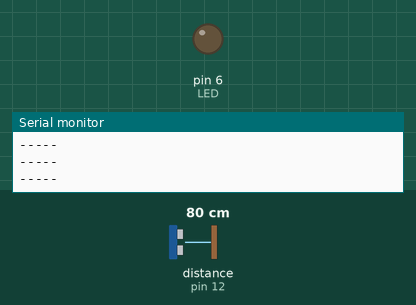
Simulated run of this sketch. Board: Arduino Uno, built with avr-gcc and run on an emulated ATmega328P. Shown: output pins drawn as LEDs (lit = HIGH), the last lines printed to the serial monitor. Wiring (inferred from the names in the program): ultrasonic range finder: trigger pin 13; echo pin 12. The inputs (shaded band) are chosen by the test bench; at power-on: distance to the obstacle (sensor on pin 12) 80 cm. The echo pulse lasts 58.3 µs per cm; pins used as bus, display or sensor lines are not drawn.

Above: at 1.3 s.
1.4 s: distance to the obstacle (sensor on pin 12) set to 18 cm
2.9 s: distance to the obstacle (sensor on pin 12) set to 14 cm
At 3.3 s:
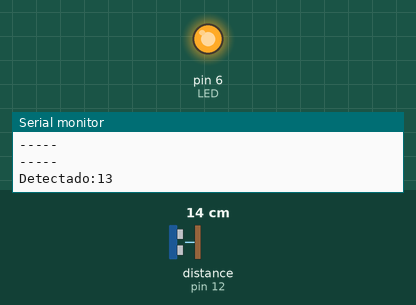
4.5 s: distance to the obstacle (sensor on pin 12) set to 35 cm
At 5.7 s:
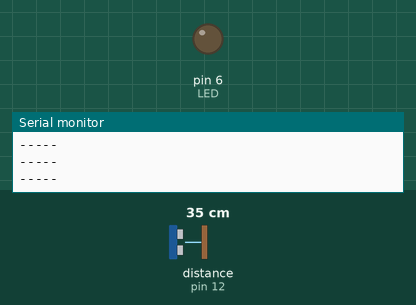
6.0 s: distance to the obstacle (sensor on pin 12) set to 2 cm
At 7.3 s:
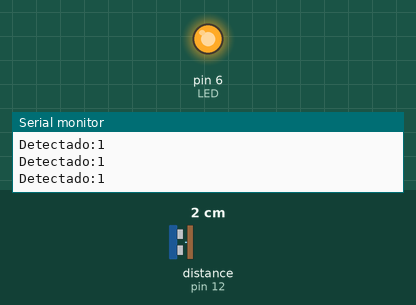
Timing chart, 0 to 8.5 s (numbered marks = the images above; inputs shaded):
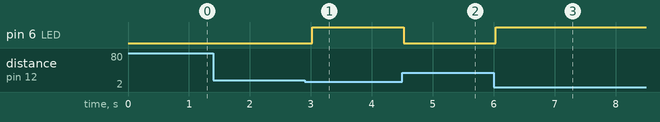

The sketch:

ultrasonico_Code.ino
```cpp
/* ULTRASONICO - DETECTAR PERSONA */

//********led ****
int LED = 6;   // Pin digital 5

// ************ SENSOR
// TRIG - signal de salida. arduino -> sensor
int TRIG = 13; // Pin digital 13

// signal de entrada al arduino - al rebotar activa el echo.
int ECHO = 12; // Pin digital 12


// arduino mide el tiempo en el que echo estuvo en high
int echoTime;

// se va a calcular
int distancia=0 ;

void setup(){

  pinMode(TRIG, OUTPUT); //Salida
  pinMode(ECHO, INPUT);  //Entrada


  //------led
  pinMode(LED, OUTPUT);  // Pin como Salida

  Serial.begin(9600); // inicio serial
}

void loop(){

  // *** activacion del trig - envio y recepcion
  digitalWrite(TRIG, HIGH);
  delayMicroseconds(1);
  digitalWrite(TRIG, LOW);
  delayMicroseconds(1);

  // *** tiempo de respuesta - medit
  echoTime = pulseIn(ECHO, HIGH);

  // *** se vuelve la distancia
  distancia = echoTime/58.2;

  if (distancia < 15){
    digitalWrite(LED, HIGH);
    Serial.print("Detectado:");
    Serial.print(distancia);
    Serial.println("");
  }
  else{
    digitalWrite(LED, LOW);
    Serial.println("-----");
  }

  delay(500);
}
```

Measured:
- the behaviour switches between 16 and 15 cm on distance to the obstacle (sensor on pin 12) (found by bisection; images 0 and 1)
- after the input at 2.9 s, pin 6 (LED): LOW → HIGH after 0.12 s
- after the input at 4.5 s, pin 6 (LED): HIGH → LOW at once
- after the input at 6.0 s, pin 6 (LED): LOW → HIGH at once
